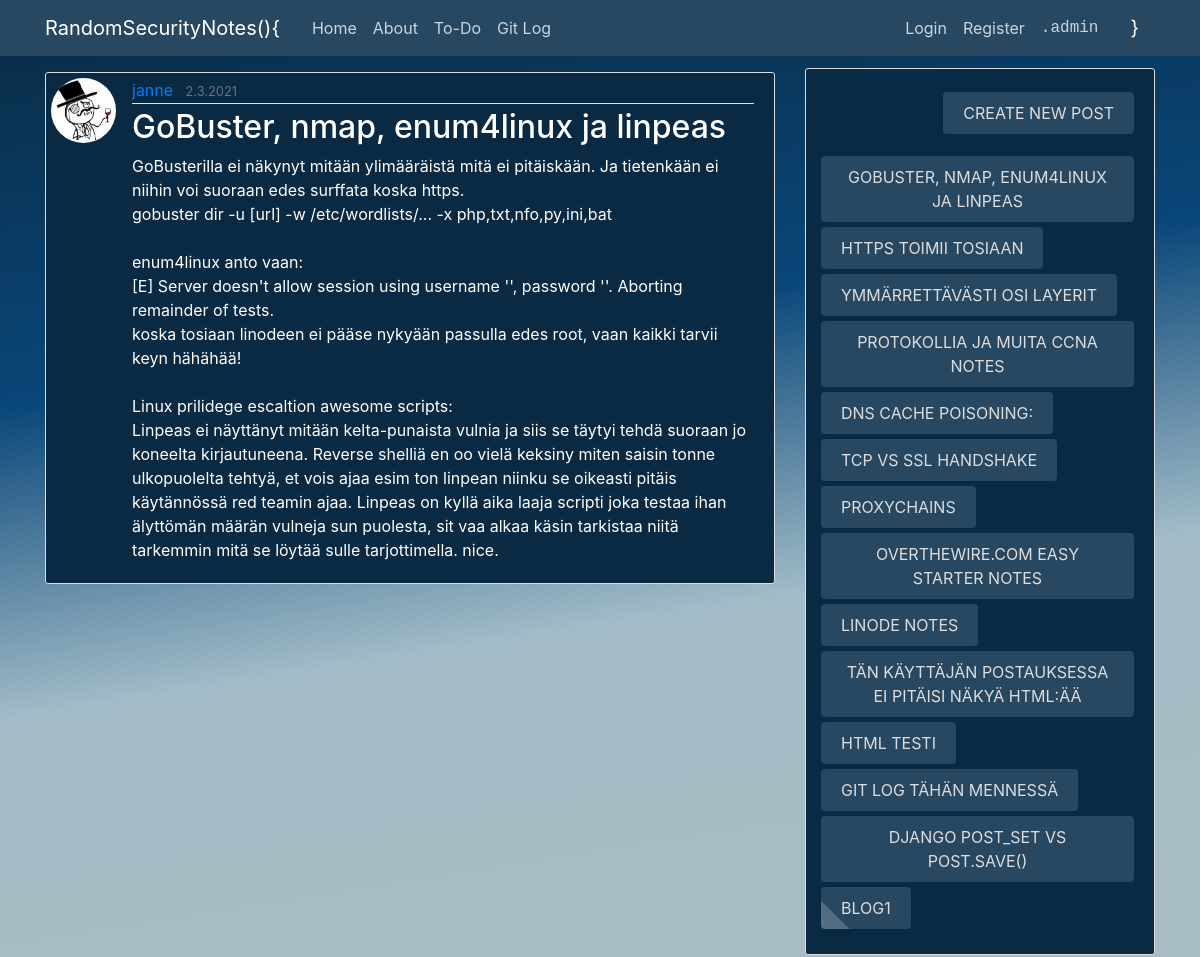
/post/45/, run on an earlier commit of the app's database.
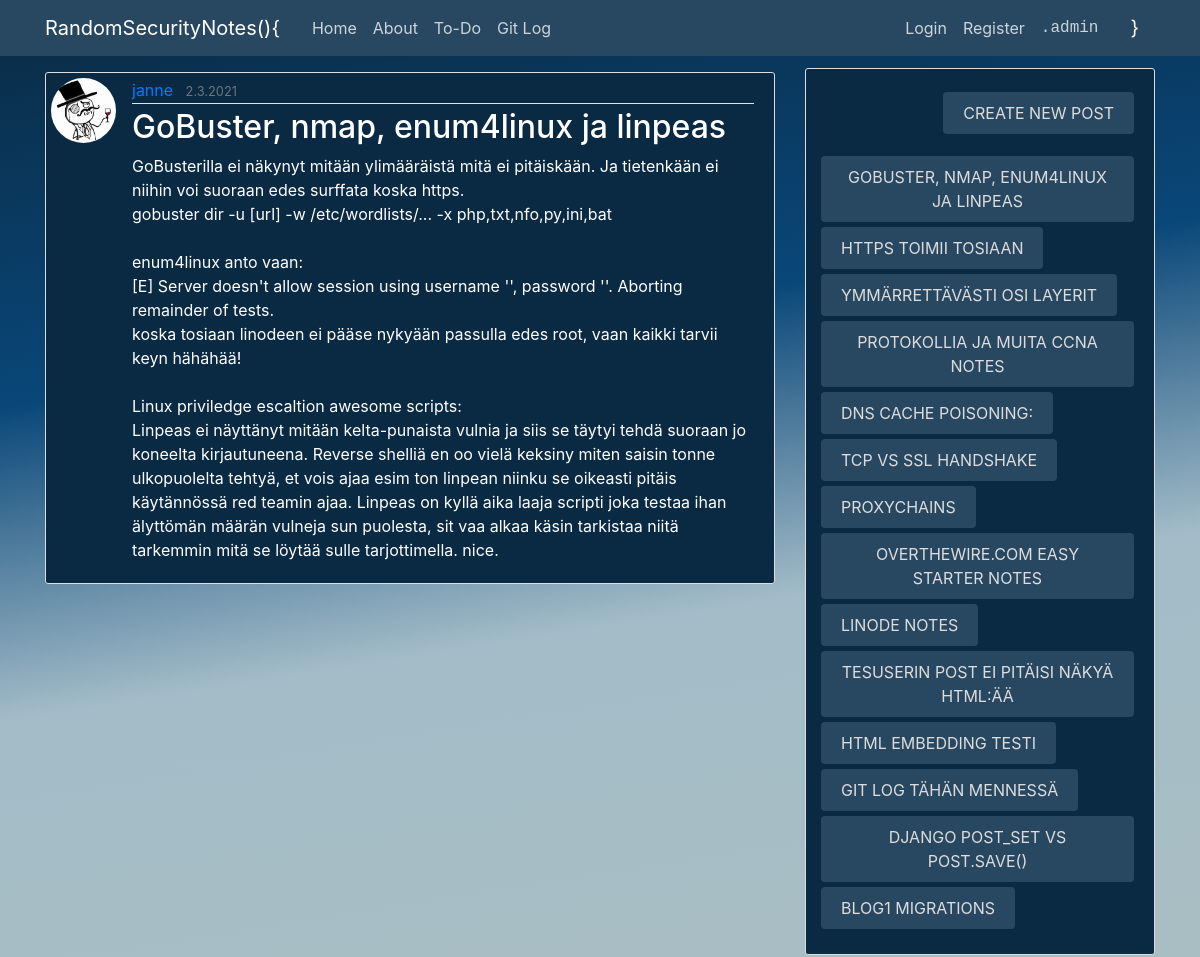
And on a later commit of the database.
### blog/models.py (models this page shows, shortened)
class Post(models.Model):
	title = models.CharField(max_length=100)
	content = models.TextField()
	date_posted = models.DateTimeField(default=timezone.now)
	author = models.ForeignKey(User, on_delete=models.CASCADE)

### users/models.py (models this page shows, shortened)
class Profile(models.Model):
	user = models.OneToOneField(User, on_delete=models.CASCADE)
	image = models.ImageField(default='default.jpg', upload_to='profile_pics')

### blog/views.py (the view)
# urls.py: path('post/<int:pk>/', PostDetailView.as_view(), name='post-detail'),
class PostDetailView(DetailView):
	model = Post

### blog/templatetags/load_side.py (called while the page is built)
@register.simple_tag
def load_side_posts():
	return Post.objects.all()

### blog/templates/blog/post_detail.html (shortened to what this page needs)
{% extends "blog/base.html" %}
{% block content %}
	<div class="pt-4">
	<article class="media content-section">
	  <img class="rounded-circle article-img" src="{{ object.author.profile.image.url }}">
	  <div class="media-body">
	    <div class="article-metadata">
	      <a class="mr-2" href="{% url 'user-posts' object.author.username %}">{{ object.author }}</a>
	      <small class="text-muted">{{ object.date_posted|date:"j.n.Y" }}</small>
	    </div>
	    <h2 class="article-title">{{ object.title }}</h2>
	    {% if post.author.is_superuser %}
		<p class="article-content">{{ object.content|safe }}</p>
	    {% else %}
		<p class="article-content">{{ object.content }}</p>
	    {% endif %}
	  </div>
	</article>
</div>
{% endblock content %}

### blog/templates/blog/base.html (shortened to what this page needs)
{% load static %}
<!DOCTYPE html>
<html>
<head>
    <link rel="stylesheet" href="https://cdn.jsdelivr.net/npm/bootstrap@4.5.3/dist/css/bootstrap.min.css">
    <link rel="stylesheet" type="text/css" href="{% static 'blog/main.css' %}">
</head>
<body>
	<header class="site-header">
	  <nav class="navbar navbar-expand-lg navbar-dark bg-steel fixed-top">
	    <div class="container">
	      <a class="navbar-brand mr-4" href="{% url 'blog-home' %}">RandomSecurityNotes(){</a>
	      <div class="collapse navbar-collapse" id="navbarToggle">
	        <div class="navbar-nav mr-auto align-text-bottom">
	          <a class="nav-item nav-link" href="{% url 'blog-home' %}">Home</a>
	          <a class="nav-item nav-link" href="{% url 'blog-about' %}">About</a>
		  	  <a class="nav-item nav-link" href="{% url 'blog-to-do' %}">To-Do</a>
		  	  <a class="nav-item nav-link" href="{% url 'blog-gitlog' %}">Git Log</a>
	        </div>
	        <div class="navbar-nav">
	          {% if user.is_authenticated %}
	          	<a class="nav-item nav-link" href="{% url 'profile' %}">Profile</a>
	          	<a class="nav-item nav-link" href="{% url 'logout' %}">Logout</a>
	          	<a class="nav-item nav-link text-monospace" href="{% url 'admin' %}">.admin</a>
	          {% else %}
		        <a class="nav-item nav-link" href="{% url 'login' %}">Login</a>
		        <a class="nav-item nav-link" href="{% url 'register' %}">Register</a>
		        <a class="nav-item nav-link text-monospace" href="{% url 'admin' %}">.admin</a>
		      {% endif %}
	        </div>
	        <div class="navbar-brand ml-4" href="#"> }</div>
	      </div>
	    </div>
	  </nav>
	</header>
	<main role="main" class="container ">
	  <div class="row bigDiv">
	    <div class="col-md-8">
	      {% block content %}{% endblock %}
	    </div>
	    {% if request.get_full_path != "/about/" and request.get_full_path != "/login/" and request.get_full_path != "/register/" %}
		    <div class="col-md-4">
		      <div class="content-section sivupalkki">
		          <a class="btn btn-secondary newPostButt btnSlide" href="{% url 'post-create' %}">CREATE NEW POST</a>
		          <br><br>
		          	{% load load_side %}
		          	{% load_side_posts as posts_nopag %}
		          	{% for post in posts_nopag reversed %}
					    <small><a class="btn btn-secondary mb-1 PostButt btnSlide" href="{% url 'post-detail' post.id %}">{{ post.title }}</a></small><br>
					{% endfor %}
		      </div>
		    </div>
	    {% endif %}
	  </div>
	</main>
</body>
</html>

What changed in the data, as far as the page shows it:
changed Post "GOBUSTER, NMAP, ENUM4LINUX JA LINPEAS": content "…tarvii keyn hähähää! Linux prilidege escaltion awesome scripts: Linpeas…" → "…tarvii keyn hähähää! Linux priviledge escaltion awesome scripts: Linpeas…"
changed Post: title "TÄN KÄYTTÄJÄN POSTAUKSESSA EI PITÄISI NÄKYÄ HTML:ÄÄ" → "TESUSERIN POST EI PITÄISI NÄKYÄ HTML:ÄÄ"
changed Post: title "HTML TESTI" → "HTML EMBEDDING TESTI"
changed Post: title "BLOG1" → "BLOG1 MIGRATIONS"
